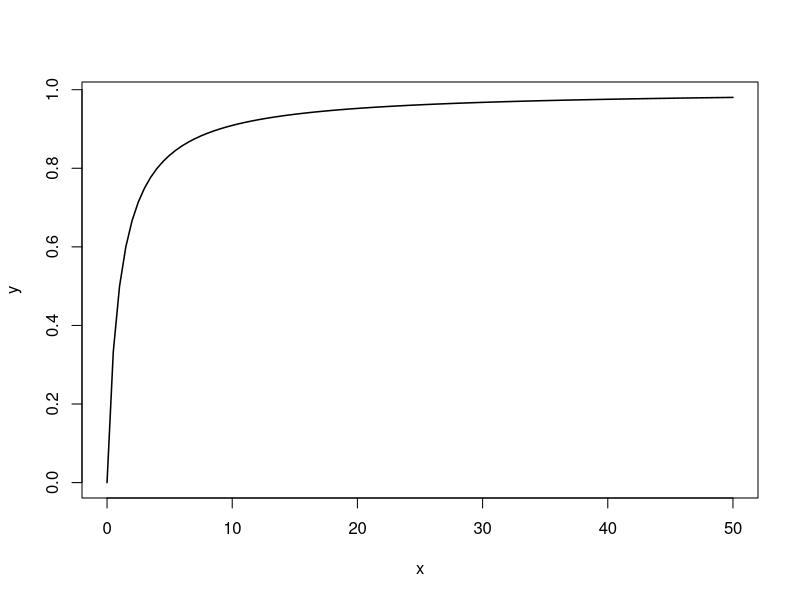

Write the R code that produced this figure.
## ---- chunk 1
plot(function(x){x/(1+x)},xlim=c(0,50),lwd=1.5,ylab="y")
